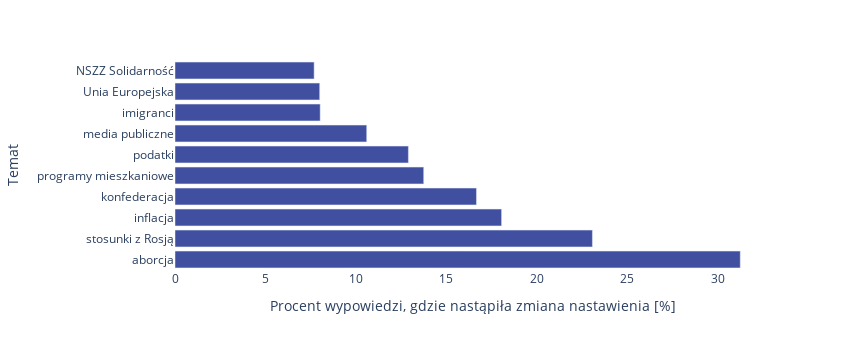
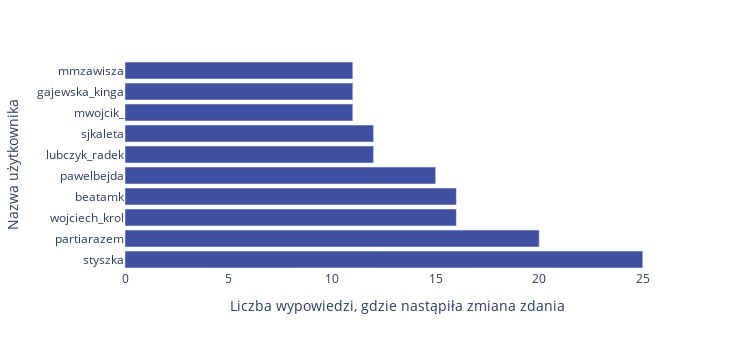
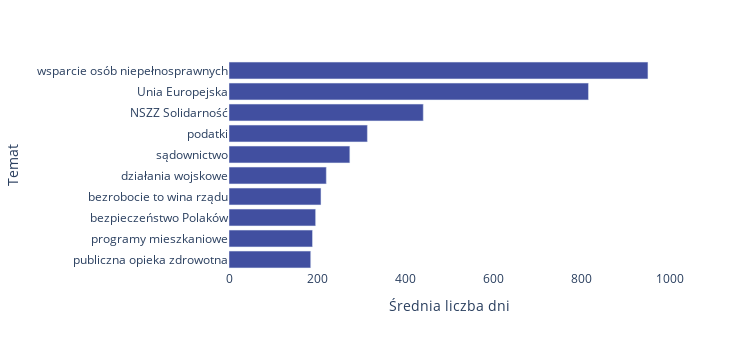
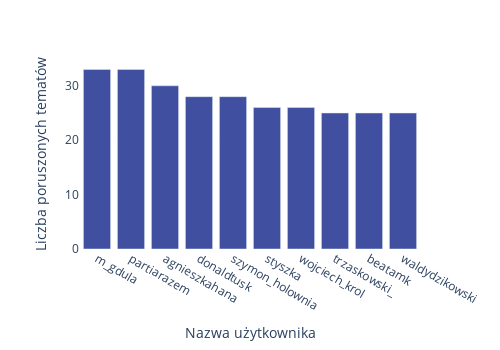

Write notebook code for charts like these, in order.
### Markdown cell above
## Twitter

### Code cell
data_tweets = stance_analysis('../dane/done/tweets_with_stancev2.pkl', name_save='tweets', name_author='Nazwa użytkownika')
_ = topic_analysis(data_tweets, name_save='twitter', author='Nazwa użytkownika')

### Figure 1 — Plotly figure (JSON) as saved in the notebook; plotly's stock layout.template omitted (floating-point values rounded to 4 significant figures)
{"data": [{"alignmentgroup": "True", "hovertemplate": "Procent wypowiedzi, gdzie nastąpiła zmiana nastawienia [%]=%{x}<br>Temat=%{y}<extra></extra>", "legendgroup": "", "marker": {"color": "#414fa0", "pattern": {"shape": ""}}, "name": "", "offsetgroup": "", "orientation": "h", "showlegend": false, "textposition": "auto", "type": "bar", "x": [31.25, 23.08, 18.06, 16.67, 13.75, 12.9, 10.6, 8.027, 8, 7.692], "xaxis": "x", "y": ["aborcja", "stosunki z Rosją", "inflacja", "konfederacja", "programy mieszkaniowe", "podatki", "media publiczne", "imigranci", "Unia Europejska", "NSZZ Solidarność"], "yaxis": "y"}], "layout": {"barmode": "relative", "height": 350, "legend": {"tracegroupgap": 0}, "margin": {"t": 60}, "paper_bgcolor": "rgba(0, 0, 0, 0)", "plot_bgcolor": "rgba(0, 0, 0, 0)", "width": 850, "xaxis": {"anchor": "y", "domain": [0, 1], "title": {"text": "Procent wypowiedzi, gdzie nastąpiła zmiana nastawienia [%]"}}, "yaxis": {"anchor": "x", "domain": [0, 1], "title": {"text": "Temat"}}}}

### Figure 2 — Plotly figure (JSON) as saved in the notebook; plotly's stock layout.template omitted (floating-point values rounded to 4 significant figures)
{"data": [{"alignmentgroup": "True", "hovertemplate": "Liczba wypowiedzi, gdzie nastąpiła zmiana zdania=%{x}<br>Nazwa użytkownika=%{y}<extra></extra>", "legendgroup": "", "marker": {"color": "#414fa0", "pattern": {"shape": ""}}, "name": "", "offsetgroup": "", "orientation": "h", "showlegend": false, "textposition": "auto", "type": "bar", "x": [25, 20, 16, 16, 15, 12, 12, 11, 11, 11], "xaxis": "x", "y": ["styszka", "partiarazem", "wojciech_krol", "beatamk", "pawelbejda", "lubczyk_radek", "sjkaleta", "mwojcik_", "gajewska_kinga", "mmzawisza"], "yaxis": "y"}], "layout": {"barmode": "relative", "height": 350, "legend": {"tracegroupgap": 0}, "margin": {"t": 60}, "paper_bgcolor": "rgba(0, 0, 0, 0)", "plot_bgcolor": "rgba(0, 0, 0, 0)", "width": 750, "xaxis": {"anchor": "y", "domain": [0, 1], "title": {"text": "Liczba wypowiedzi, gdzie nastąpiła zmiana zdania"}}, "yaxis": {"anchor": "x", "domain": [0, 1], "title": {"text": "Nazwa użytkownika"}}}}

### Figure 3 — Plotly figure (JSON) as saved in the notebook; plotly's stock layout.template omitted (floating-point values rounded to 4 significant figures)
{"data": [{"alignmentgroup": "True", "hovertemplate": "Średnia liczba dni=%{x}<br>Temat=%{y}<extra></extra>", "legendgroup": "", "marker": {"color": "#414fa0", "pattern": {"shape": ""}}, "name": "", "offsetgroup": "", "orientation": "h", "showlegend": false, "textposition": "auto", "type": "bar", "x": [185.5, 189.6, 196.6, 208.8, 220.9, 274.3, 314.1, 441, 816, 951], "xaxis": "x", "y": ["publiczna opieka zdrowotna", "programy mieszkaniowe", "bezpieczeństwo Polaków", "bezrobocie to wina rządu", "działania wojskowe", "sądownictwo", "podatki", "NSZZ Solidarność", "Unia Europejska", "wsparcie osób niepełnosprawnych"], "yaxis": "y"}], "layout": {"barmode": "relative", "height": 350, "legend": {"tracegroupgap": 0}, "margin": {"t": 60}, "paper_bgcolor": "rgba(0, 0, 0, 0)", "plot_bgcolor": "rgba(0, 0, 0, 0)", "width": 750, "xaxis": {"anchor": "y", "domain": [0, 1], "title": {"text": "Średnia liczba dni"}}, "yaxis": {"anchor": "x", "domain": [0, 1], "title": {"text": "Temat"}}}}

### Figure 4 — Plotly figure (JSON) as saved in the notebook; plotly's stock layout.template omitted (floating-point values rounded to 4 significant figures)
{"data": [{"alignmentgroup": "True", "hovertemplate": "Nazwa użytkownika=%{x}<br>Liczba poruszonych tematów=%{y}<extra></extra>", "legendgroup": "", "marker": {"color": "#414fa0", "pattern": {"shape": ""}}, "name": "", "offsetgroup": "", "orientation": "v", "showlegend": false, "textposition": "auto", "type": "bar", "x": ["m_gdula", "partiarazem", "agnieszkahana", "donaldtusk", "szymon_holownia", "styszka", "wojciech_krol", "trzaskowski_", "beatamk", "waldydzikowski"], "xaxis": "x", "y": [33, 33, 30, 28, 28, 26, 26, 25, 25, 25], "yaxis": "y"}], "layout": {"barmode": "relative", "height": 350, "legend": {"tracegroupgap": 0}, "margin": {"t": 60}, "paper_bgcolor": "rgba(0, 0, 0, 0)", "plot_bgcolor": "rgba(0, 0, 0, 0)", "width": 500, "xaxis": {"anchor": "y", "domain": [0, 1], "title": {"text": "Nazwa użytkownika"}}, "yaxis": {"anchor": "x", "domain": [0, 1], "title": {"text": "Liczba poruszonych tematów"}}}}
